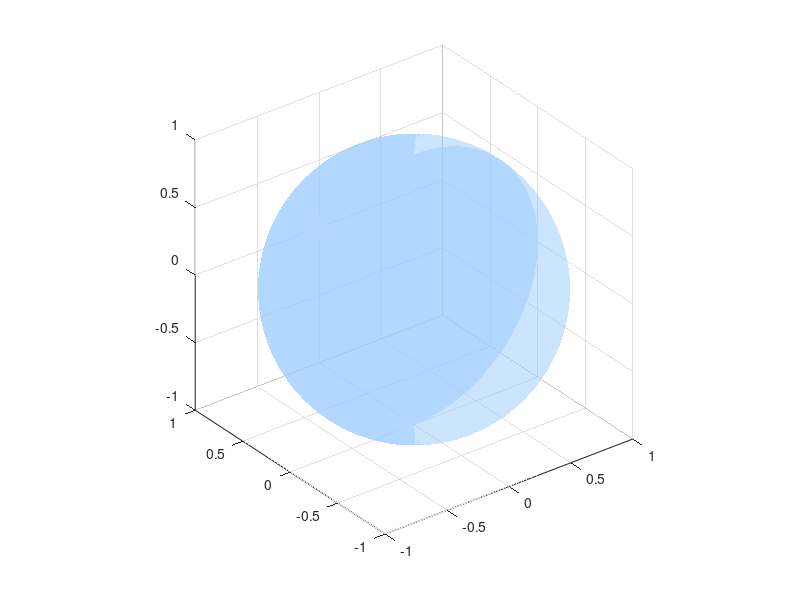

Source code (MATLAB): (Note: this script raises an error after producing the figure.)

% create a sphere
[xs,ys,zs] = sphere(100); % 101x101 grid
r = 1;
xs = xs*r; ys = ys*r; zs = zs*r;

figure
surf(xs,ys,zs,'FaceAlpha',0.5,'EdgeColor','none','FaceColor',[0.6 0.8 1])
hold on
axis equal
colormap(parula)

% define plane size (extent)
lim = 1.2;
[X,Y] = meshgrid(linspace(-lim,lim,2), linspace(-lim,lim,2));

% XY plane (Z=0)
Zxy = zeros(size(X));
surf(X,Y,Zxy,'FaceAlpha',0.4,'FaceColor',[1 0.8 0.8],'EdgeColor','none')

% YZ plane (X=0)
Xyz = zeros(size(X));
surf(Xyz,Y,X,'FaceAlpha',0.4,'FaceColor',[0.8 1 0.8],'EdgeColor','none') % reuse X for Z grid

% XZ plane (Y=0)
% create grid for X and Z (reuse X for X grid and Y for Z grid)
Xxz = X;           % X grid as before
Zxz = Y;           % use Y grid values for Z coordinates
Yxz = zeros(size(X)); % Y = 0 plane
surf(Xxz,Yxz,Zxz,'FaceAlpha',0.4,'FaceColor',[0.8 0.8 1],'EdgeColor','none')
% draw axes through origin
quiver3(0,0,0,1.1,0,0,'k','LineWidth',3,'MaxHeadSize',0.2)
quiver3(0,0,0,0,1.1,0,'k','LineWidth',3,'MaxHeadSize',0.2)
quiver3(0,0,0,0,0,1.1,'k','LineWidth',3,'MaxHeadSize',0.2)
text(1.3,0,0,'X','FontSize',24)
text(0,1.3,0,'Y','FontSize',24)
text(0,0,1.3,'Z','FontSize',24)

% formatting
xlabel('X'), ylabel('Y'), zlabel('Z')
title('Sphere with intersecting XY, YZ and XZ planes at the origin')
lightangle(-45,30)
lighting gouraud
view(45,25)
% remove axes, grid, ticks and tick labels
axis off
grid off
set(gca, 'XTick', [], 'YTick', [], 'ZTick', [], 'XTickLabel', {}, 'YTickLabel', {}, 'ZTickLabel', {})
hold off
utils.sf

%%

% define plane size (extent)
lim = 1.2;
[X,Y] = meshgrid(linspace(-lim,lim,2), linspace(-lim,lim,2));

% displacement: scalar multiple of [1 1 0]
base_disp_scalar = 1.5; % base displacement magnitude
base_disp = base_disp_scalar * [1 1 0];

% give each plane a different additional offset so they do not touch
offsets = [0.0,  0.2, -0.2]; % original small offsets
offsets = offsets * 10; % increase the offset by a factor of 10 as requested

% XY plane (originally Z=0) -> shift by base_disp + offsets(1) along X and Y, and by positive Z shift
d_xy = base_disp + offsets(1)*[1 1 0] + [0 0 1.2]; % include a Z shift so plane is separated
Xxy = X + d_xy(1);
Yxy = Y + d_xy(2);
Zxy = zeros(size(X)) + d_xy(3);

% YZ plane (originally X=0) -> shift by base_disp + offsets(2) along X and Y, and by negative Z shift
d_yz = base_disp + offsets(2)*[1 1 0] + [0 0 -1.2];
Xyz = zeros(size(X)) + d_yz(1);
Yyz = Y + d_yz(2);
Zyz = X + d_yz(3); % reuse X grid for Z coordinates

% XZ plane (originally Y=0) -> shift by base_disp + offsets(3) along X and Y, and by different Z shift
d_xz = base_disp + offsets(3)*[1 1 0] + [0 0 0]; % center Z near 0 but X/Y displaced sufficiently
Xxz = X + d_xz(1);
Yxz = zeros(size(X)) + d_xz(2);
Zxz = Y + d_xz(3);

figure
hold on
axis equal
colormap(parula)

% plot the three displaced planes with transparency and distinct colors
surf(Xxy,Yxy,Zxy,'FaceAlpha',0.6,'EdgeColor','none','FaceColor',[1 0.8 0.8])
surf(Xyz,Yyz,Zyz,'FaceAlpha',0.6,'EdgeColor','none','FaceColor',[0.8 1 0.8])
surf(Xxz,Yxz,Zxz,'FaceAlpha',0.6,'EdgeColor','none','FaceColor',[0.8 0.8 1])

% formatting
xlabel('X'), ylabel('Y'), zlabel('Z')
title('Three displaced planes with distinct origins (do not touch)')
lightangle(-45,30)
lighting gouraud
view(45,25)

% remove axes, ticks and middle axis arrows as requested
axis off
set(gca, 'XTick', [], 'YTick', [], 'ZTick', [])
hold off
utils.sf
